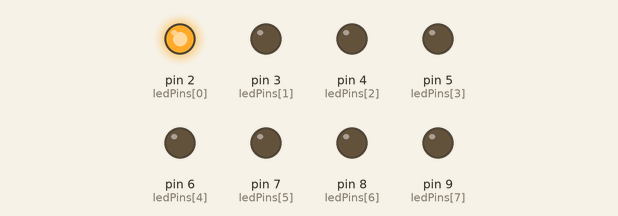
Bench run of a sketch on a simulated Arduino Uno, built with avr-gcc and run on an emulated ATmega328P. Parts: output pins drawn as LEDs (lit = HIGH).

Above: at 0.2 s.
At 0.7 s:
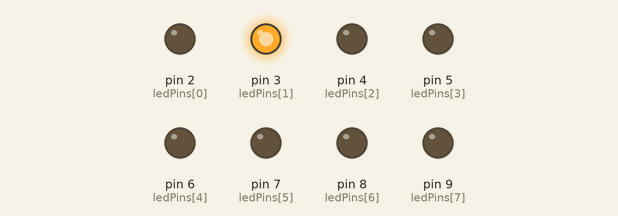
At 1.2 s:
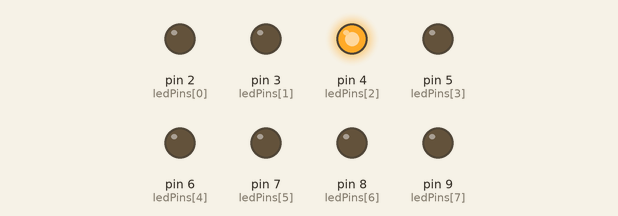
At 2.7 s:
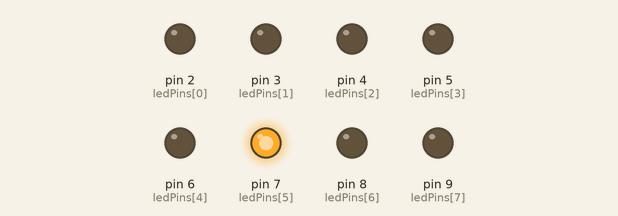
At 5.0 s:
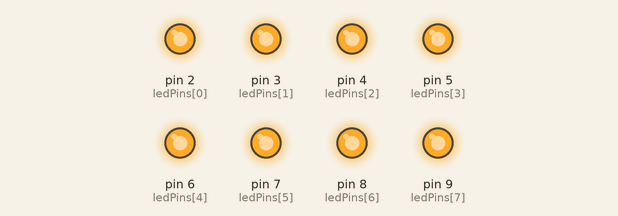
At 6.0 s:
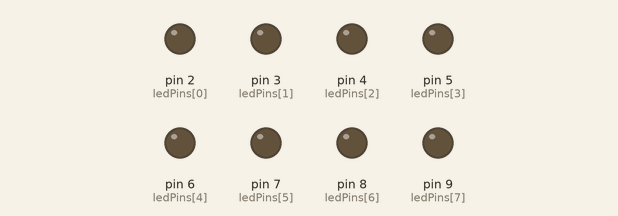
Timing chart, 0 to 8.5 s (numbered marks = the images above):
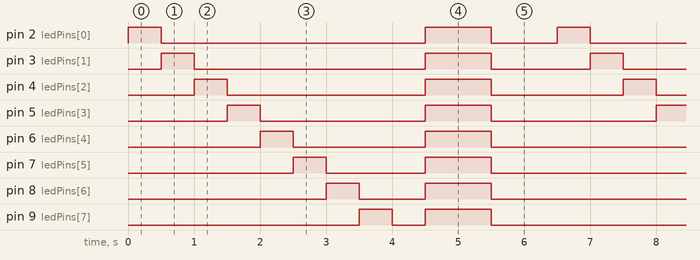

Measured:
- by itself, pin 2 (ledPins[0]): repeats every 6.5 s: LOW 4.0 s, HIGH 1.0 s, LOW 1.0 s, HIGH 0.50 s
- by itself, pin 3 (ledPins[1]): repeats every 6.5 s: LOW 3.5 s, HIGH 1.0 s, LOW 1.5 s, HIGH 0.50 s
- by itself, pin 4 (ledPins[2]): repeats every 6.5 s: LOW 3.0 s, HIGH 1.0 s, LOW 2.0 s, HIGH 0.50 s
- by itself, pin 5 (ledPins[3]): repeats every 6.5 s: LOW 2.5 s, HIGH 1.0 s, LOW 2.5 s, HIGH 0.50 s
- by itself, pin 6 (ledPins[4]): repeats every 6.5 s: LOW 2.0 s, HIGH 1.0 s, LOW 3.0 s, HIGH 0.50 s
- by itself, pin 7 (ledPins[5]): repeats every 6.5 s: LOW 1.5 s, HIGH 1.0 s, LOW 3.5 s, HIGH 0.50 s
- by itself, pin 8 (ledPins[6]): repeats every 6.5 s: LOW 1.0 s, HIGH 1.0 s, LOW 4.0 s, HIGH 0.50 s
- by itself, pin 9 (ledPins[7]): repeats every 6.5 s: LOW 0.50 s, HIGH 1.0 s, LOW 4.5 s, HIGH 0.50 s

The sketch:

arduinonano_rp2040_connect.ino
```cpp
// LEDs 핀 구성
const int ledPins[] = {2, 3, 4, 5, 6, 7, 8, 9};
const int numLeds = sizeof(ledPins) / sizeof(ledPins[0]);

void setup() {
  // 아웃풋 정하기
  for (int i = 0; i < numLeds; i++) {
    pinMode(ledPins[i], OUTPUT);
  }
}

void loop() {
  // LED 하나씩 깜빡시키기
  for (int i = 0; i < numLeds; i++) {
    digitalWrite(ledPins[i], HIGH); // Turn LED on
    delay(500); // Wait for 0.5 seconds
    digitalWrite(ledPins[i], LOW); // Turn LED off
  }

  // 30밀리 대기
  delay(500);

  // LED들 다 같이 한번에 켜놓기
  for (int i = 0; i < numLeds; i++) {
    digitalWrite(ledPins[i], HIGH);
  }
  delay(1000); // 1sec 대기
  for (int i = 0; i < numLeds; i++) {
    digitalWrite(ledPins[i], LOW); // LED들 다 같이 한번에 켜놓기
  }
  delay(1000); // 1sec 대기
}
```
